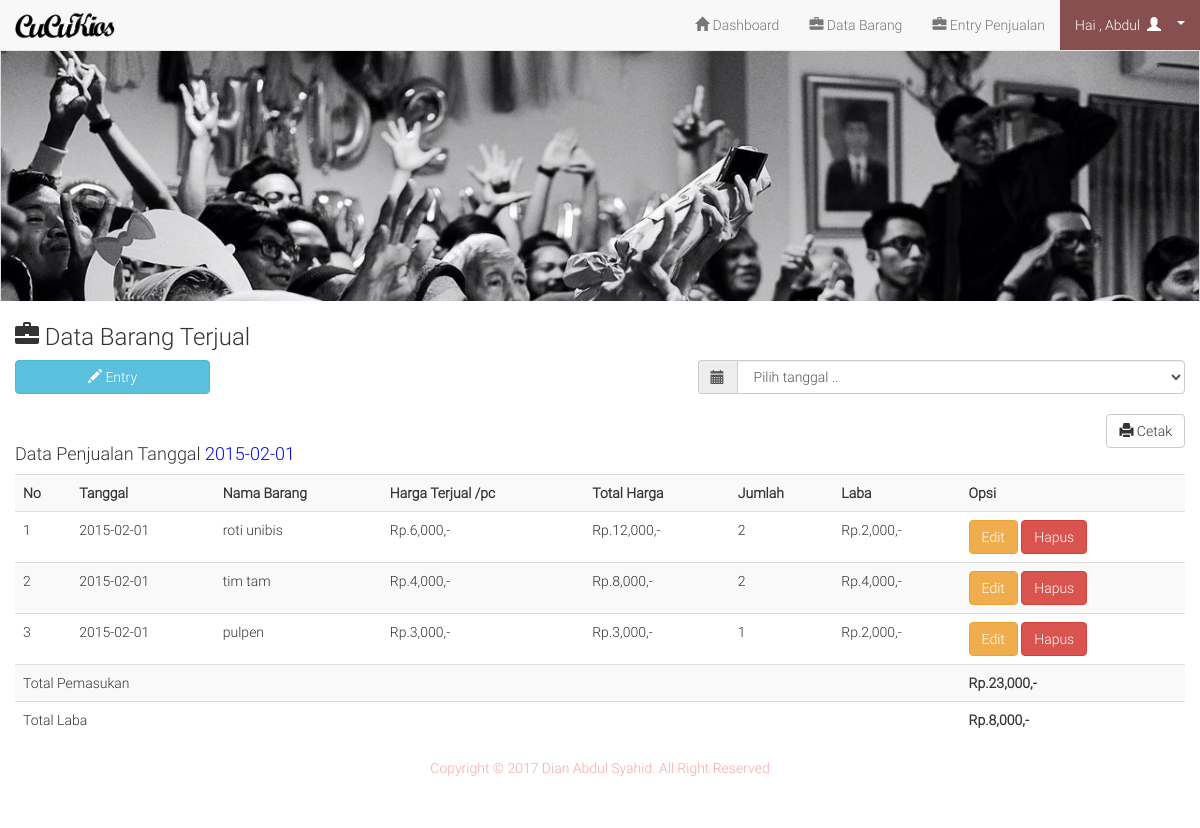
Screenshot of /admin/barang_laku.php?tanggal=2015-02-01 (signed in) with the database file from the repository.
### tables this page shows
CREATE TABLE IF NOT EXISTS `barang_laku` (
  `id` int(11) NOT NULL AUTO_INCREMENT,
  `tanggal` date NOT NULL,
  `nama` text NOT NULL,
  `jumlah` int(11) NOT NULL,
  `harga` int(11) NOT NULL,
  `total_harga` int(20) NOT NULL,
  `laba` int(11) NOT NULL,
  PRIMARY KEY (`id`)
);

### admin/barang_laku.php (the view, shortened to what this page needs)
<?php include 'header.php';	?>
<h3><span class="glyphicon glyphicon-briefcase"></span>  Data Barang Terjual</h3>
<button style="margin-bottom:20px" data-toggle="modal" data-target="#myModal" class="btn btn-info col-lg-2 col-md-2 col-sm-2 col-xs-12"><span class="glyphicon glyphicon-pencil"></span>  Entry</button>
<form action="" method="get">
	<div class="input-group col-md-5 col-md-offset-7">
		<span class="input-group-addon" id="basic-addon1"><span class="glyphicon glyphicon-calendar"></span></span>
		<select type="submit" name="tanggal" class="form-control" onchange="this.form.submit()">
			<option>Pilih tanggal ..</option>
		</select>
	</div>
</form>
<br/>
<?php
if(isset($_GET['tanggal'])){
	$tanggal=mysql_real_escape_string($_GET['tanggal']);
	$tg="lap_barang_laku.php?tanggal='$tanggal'";
	?><a style="margin-bottom:10px" href="<?php echo $tg ?>" target="_blank" class="btn btn-default pull-right"><span class='glyphicon glyphicon-print'></span>  Cetak</a><?php
}else{
	$tg="lap_barang_laku.php";
}
?>
<br/>
<?php
if(isset($_GET['tanggal'])){
	echo "<h4> Data Penjualan Tanggal  <a style='color:blue'> ". $_GET['tanggal']."</a></h4>";
}
?>
	<div class="table-responsive">
		<table class="table table-striped">
			<tr>
				<th>No</th>
				<th>Tanggal</th>
				<th>Nama Barang</th>
				<th>Harga Terjual /pc</th>
				<th>Total Harga</th>
				<th>Jumlah</th>
				<th>Laba</th>
				<th>Opsi</th>
			</tr>
			<?php
			if(isset($_GET['tanggal'])){
				$tanggal=mysql_real_escape_string($_GET['tanggal']);
				$brg=mysql_query("select * from barang_laku where tanggal like '$tanggal' order by tanggal desc");
			}else{
				$brg=mysql_query("select * from barang_laku order by tanggal desc");
			}
			$no=1;
			while($b=mysql_fetch_array($brg)){
				?>
				<tr>
					<td><?php echo $no++ ?></td>
					<td><?php echo $b['tanggal'] ?></td>
					<td><?php echo $b['nama'] ?></td>
					<td>Rp.<?php echo number_format($b['harga']) ?>,-</td>
					<td>Rp.<?php echo number_format($b['total_harga']) ?>,-</td>
					<td><?php echo $b['jumlah'] ?></td>
					<td><?php echo "Rp.".number_format($b['laba']).",-"?></td>
					<td>
						<a href="edit_laku.php?id=<?php echo $b['id']; ?>" class="btn btn-warning">Edit</a>
						<a onclick="if(confirm('Apakah anda yakin ingin menghapus data ini ??')){ location.href='hapus_laku.php?id=<?php echo $b['id']; ?>&jumlah=<?php echo $b['jumlah'] ?>&nama=<?php echo $b['nama']; ?>' }" class="btn btn-danger">Hapus</a>
					</td>
				</tr>
				<?php
			}
			?>
			<tr>
				<td colspan="7">Total Pemasukan</td>
				<?php
				if(isset($_GET['tanggal'])){
					$tanggal=mysql_real_escape_string($_GET['tanggal']);
					$x=mysql_query("select sum(total_harga) as total from barang_laku where tanggal='$tanggal'");
					$xx=mysql_fetch_array($x);
					echo "<td><b> Rp.". number_format($xx['total']).",-</b></td>";
				}else{
				}
				?>
			</tr>
			<tr>
				<td colspan="7">Total Laba</td>
				<?php
				if(isset($_GET['tanggal'])){
					$tanggal=mysql_real_escape_string($_GET['tanggal']);
					$x=mysql_query("select sum(laba) as total from barang_laku where tanggal='$tanggal'");
					$xx=mysql_fetch_array($x);
					echo "<td><b> Rp.". number_format($xx['total']).",-</b></td>";
				}else{
				}
				?>
			</tr>
		</table>
	</div>
	<?php include 'footer.php'; ?>

### assets/css/style.css (style rules this page uses)
* { padding:0; margin:0; }
html, body { font-family: 'Light',sans-serif !important; }

### rows the page displays
barang_laku: tanggal "2015-02-01", nama "roti unibis", harga "6,000", total_harga "12,000", jumlah "2", laba "2,000"
barang_laku: tanggal "2015-02-01", nama "tim tam", harga "4,000", total_harga "8,000", jumlah "2", laba "4,000"
barang_laku: tanggal "2015-02-01", nama "pulpen", harga "3,000", total_harga "3,000", jumlah "1", laba "2,000"

### other values shown
$_SESSION['uname'] "Abdul"
$_GET['tanggal'] "2015-02-01"
$xx['total'] "23,000"
$xx['total'] "8,000"
